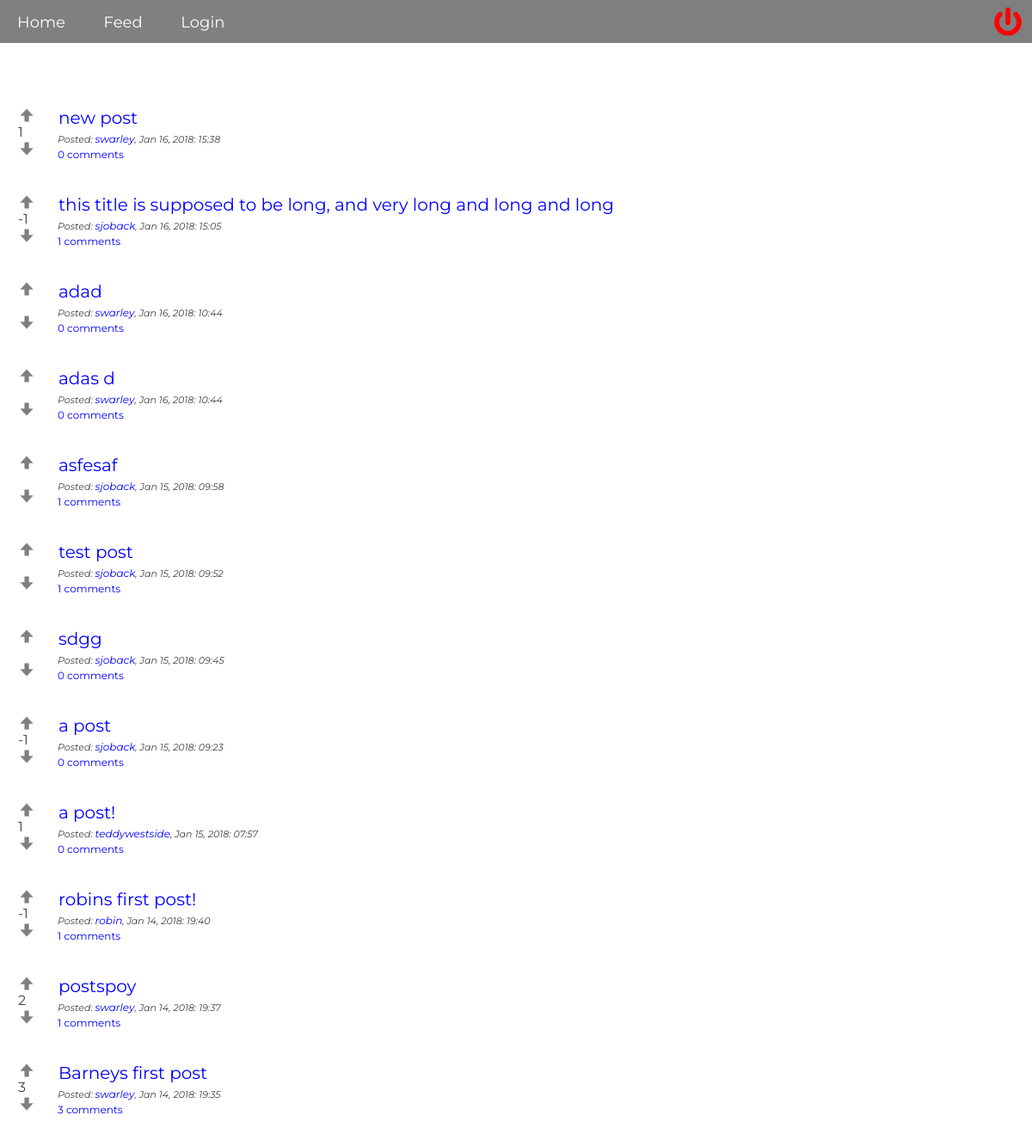
Page /pages/feed.php on the committed database.
### tables this page shows
CREATE TABLE "posts" (
        `id`       INTEGER NOT NULL,
        `post_id`       INTEGER NOT NULL PRIMARY KEY AUTOINCREMENT UNIQUE,
        `title` VARCHAR NOT NULL,
        `description`   VARCHAR NOT NULL,
        `url`   VARCHAR NOT NULL,
        `posted`      VARCHAR,
        `edited`     VARCHAR
);

CREATE TABLE "users" (
        `id`    INTEGER NOT NULL PRIMARY KEY AUTOINCREMENT UNIQUE,
        `name`  VARCHAR NOT NULL,
        `username`      VARCHAR NOT NULL UNIQUE,
        `email` VARCHAR NOT NULL,
        `password`      VARCHAR NOT NULL,
        `biography`     VARCHAR NOT NULL,
        `img`           VARCHAR,
        `joined`     VARCHAR
);

### logic/feed.php (called while the page is built, shortened)
<?php
   $query = "SELECT * FROM posts LEFT JOIN users ON posts.id=users.id ORDER BY posted DESC";
   $statement = $pdo->query($query);
   $statement->execute();
   $joined = $statement->fetchAll(PDO::FETCH_ASSOC);

### pages/feed.php (the view)
<?php
require __DIR__.'../../views/header.php';
require __DIR__.'/../logic/feed.php';
?>
<div class="post">
   <?php foreach($joined as $join): ?>
      <div class="post-feed">
            <form action="../logic/votes.php?id=<?php echo $join['post_id']?>" method="post" class="votes">
               <br>
               <input type="submit" name="up_vote" value="" />
               <br>
               <?php
               $post_id = $join['post_id'];
               $query = 'SELECT sum(vote) FROM votes WHERE post_id = :post_id';
               $query1 = 'SELECT * FROM comments WHERE post_id = :post_id';
               $statement = $pdo->prepare($query);
               $statement1 = $pdo->prepare($query1);
               $statement->bindParam(':post_id', $post_id, PDO::PARAM_INT);
               $statement1->bindParam(':post_id', $post_id, PDO::PARAM_INT);
               $statement->execute();
               $statement1->execute();
               $votes = $statement->fetch(PDO::FETCH_ASSOC);
               $comments = $statement1->fetchAll(PDO::FETCH_ASSOC);
               echo $votes["sum(vote)"];
               ?>
               <br>
               <input type="submit" name="down_vote" value="" />
            </form>
         <a href="comment.php?id=<?php echo $join['post_id'] ?>" class="title"><?php echo $join['title']; ?></a>
         <p class="posted">Posted: <a href="profile.php?id=<?php echo $join['id'] ?>" class="user-url"><?php echo $join['username']; ?></a>, <?php echo $join['posted']; ?></p>
         <a href="comment.php?id=<?php echo $join['post_id'] ?>" class="comment-btn"><?php echo count($comments); ?> comments</a>
      </div>
      <br>
      <br>
   <?php endforeach; ?>
</div>
<?php require __DIR__.'../../views/footer.php'; ?>

### css/main.css (style rules this page uses)
* { margin: 0px; font-family: Montserrat; }
body { color: #404040; background-size: cover; background-attachment: fixed; }
a { text-decoration: none; outline: none; margin: 20px; color: white; }
.votes { position: absolute; margin-top: -20px; left: -3%; }
.post-feed { margin-left: 20px; }
.posted { font-style: italic; font-size: 11px; margin-top: 5px; }
.user-url { color: blue; font-size: 12px; margin: 0px; }
.title { color: blue; margin-left: 1px; margin-right: 20px; font-size: 20px; max-width: 80%; }
input[name=up_vote] { background-image: url("../img/up.png"); background-size: cover; border: none; background-color: transparent; opacity: .5; height: 20px; width: 20px; cursor: pointer; }
input[name=down_vote] { background-image: url("../img/down.png"); background-size: cover; border: none; background-color: transparent; opacity: .5; height: 20px; width: 20px; cursor: pointer; }
.comment-btn { margin-top: 5px; cursor: pointer; border: none; outline: none; color: blue; margin-left: 0px; font-size: 12px; }
.post { position: absolute; top: 9%; left: 3.5%; margin-bottom: 100px; padding: 5px; }

### rows in the picture
posts: sum "1", title "new post", users.username "swarley", posted "Jan 16, 2018: 15:38", count($comments) "0"
posts: sum "-1", title "this title is supposed to be long, and very long and long and long", users.username "sjoback", posted "Jan 16, 2018: 15:05", count($comments) "1"
posts: title "adad", users.username "swarley", posted "Jan 16, 2018: 10:44", count($comments) "0"
posts: title "adas d", users.username "swarley", posted "Jan 16, 2018: 10:44", count($comments) "0"
posts: title "asfesaf", users.username "sjoback", posted "Jan 15, 2018: 09:58", count($comments) "1"
posts: title "test post", users.username "sjoback", posted "Jan 15, 2018: 09:52", count($comments) "1"
posts: title "sdgg", users.username "sjoback", posted "Jan 15, 2018: 09:45", count($comments) "0"
posts: sum "-1", title "a post", users.username "sjoback", posted "Jan 15, 2018: 09:23", count($comments) "0"
posts: sum "1", title "a post!", users.username "teddywestside", posted "Jan 15, 2018: 07:57", count($comments) "0"
posts: sum "-1", title "robins first post!", users.username "robin", posted "Jan 14, 2018: 19:40", count($comments) "1"
posts: sum "2", title "postspoy", users.username "swarley", posted "Jan 14, 2018: 19:37", count($comments) "1"
posts: sum "3", title "Barneys first post", users.username "swarley", posted "Jan 14, 2018: 19:35", count($comments) "3"
